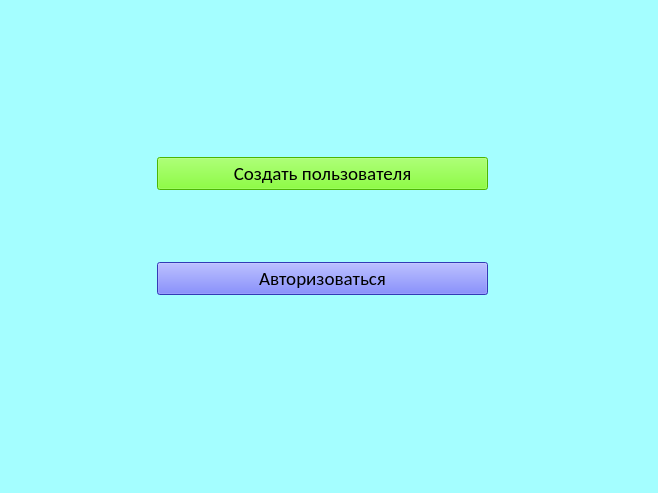
<?xml version="1.0" encoding="UTF-8"?>
<ui version="4.0">
 <class>Login</class>
 <widget class="QWidget" name="Login">
  <property name="geometry">
   <rect>
    <x>0</x>
    <y>0</y>
    <width>658</width>
    <height>493</height>
   </rect>
  </property>
  <property name="windowTitle">
   <string>Form</string>
  </property>
  <property name="styleSheet">
   <string notr="true">background-color: rgb(164, 254, 255);</string>
  </property>
  <widget class="QWidget" name="verticalLayoutWidget">
   <property name="geometry">
    <rect>
     <x>157</x>
     <y>91</y>
     <width>331</width>
     <height>271</height>
    </rect>
   </property>
   <layout class="QVBoxLayout" name="verticalLayout">
    <item>
     <widget class="QPushButton" name="Create_user">
      <property name="font">
       <font>
        <family>Calibri</family>
        <pointsize>14</pointsize>
       </font>
      </property>
      <property name="styleSheet">
       <string notr="true">background-color: rgb(106, 255, 7);</string>
      </property>
      <property name="text">
       <string>Создать пользователя</string>
      </property>
     </widget>
    </item>
    <item>
     <widget class="QPushButton" name="Sign_in">
      <property name="font">
       <font>
        <family>Calibri</family>
        <pointsize>14</pointsize>
       </font>
      </property>
      <property name="styleSheet">
       <string notr="true">background-color: rgb(71, 83, 255);</string>
      </property>
      <property name="text">
       <string>Авторизоваться</string>
      </property>
     </widget>
    </item>
   </layout>
  </widget>
 </widget>
 <resources/>
 <connections/>
</ui>
